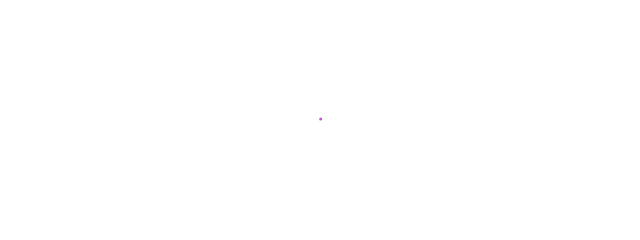
Frame 1 (no input)
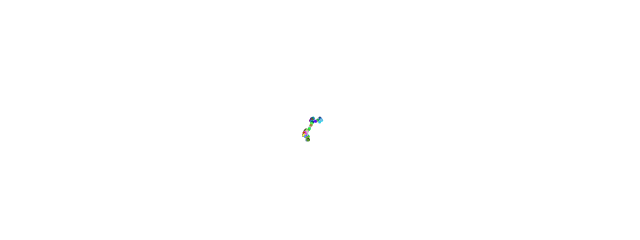
Frame 60 (no input)
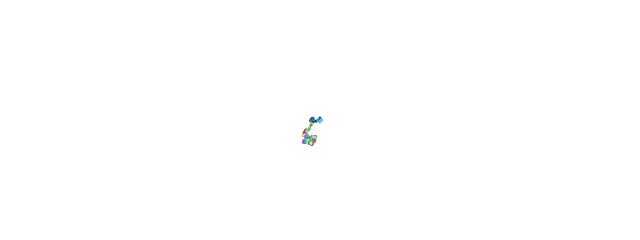
Frame 120 (the mouse pressed at the canvas centre since frame 60)

The p5.js sketch that drew these frames (run headless with seeded random() and noise() and a simulated clock; from frame 60 on, the mouse is pressed at the canvas centre):

// p5.js sketch
// ── sketch.js
class Walker {
  constructor() {
    this.x = width / 2;
    this.y = height / 2;
    this.color = [0, 0, 0];
  }

  show() {
    stroke(...this.color);
    strokeWeight(3);
    point(this.x, this.y);
  }

  step() {
    let x = randomGaussian();
    let y = randomGaussian();

    this.color = [random() * 255, random() * 255, random() * 255];
    this.x = this.x + x;
    this.y = this.y + y;
  }
}

let walker;

function setup() {
  createCanvas(640, 240);
  walker = new Walker();
  background(255);
}

function draw() {
  walker.step();
  walker.show();
}
// ── style.css
html, body {
  margin: 0;
  padding: 0;
}

canvas {
  display: block;
  border: 1px solid black;
}
